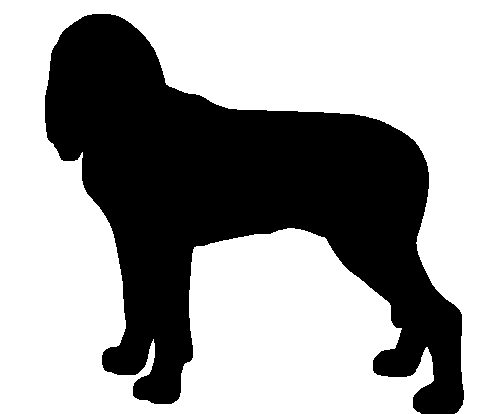
#> input picture BAZA/learning/_TRAIN/0.png, 500 x 414 px; its folder holds 4 pictures in this run
$ python fourier.py
#> lines starting #> are read from the running program, lines starting #| are printed output that depends on the picture; after the words box and inside, x2 and y2 are one past the last pixel; in counts of white or black regions, pixels touching at a corner belong together
import matplotlib
import matplotlib.pyplot as plt
import cv2
import skimage
from skimage import data
from skimage.color import rgb2gray,rgba2rgb
from skimage import io
import numpy as np
import matplotlib.image as im


def fourier_desc(img, size):
    img_fft = np.fft.fft2(img)
    spectrum = np.log(1 + np.abs(img_fft))
    # plt.imshow(spectrum, "gray")
    # plt.title("Spectrum")
    # plt.show()
    out = []
    for i in range(0, size):
        tmp = []
        for j in range(0, size):
            tmp.append(spectrum[i][j])
        out.append(tmp)
    return list(np.concatenate(out).flat)


def fit_fft(train, size):
    train_learned = []
    for i, item in enumerate(train):
        train_learned.append(fourier_desc(item, size))
    return train_learned


# [55 lines left out: functions classify_fft, enc_idx, find_nearest, score, not called in this run]


if __name__ == "__main__":
    # [4 lines of commented-out code are left out]
    sizes=[5, 10, 25, 50, 100]
    for s in sizes:
        train = []
        for i in range(0, 20):
        # for i in range(0, 50):
            p = "./BAZA/learning/_TRAIN/" + str(i) + ".png"
            # p = "./BAZA/learning/_TRAIN2/" + str(i) + ".png"
            img = cv2.imread(p, cv2.IMREAD_GRAYSCALE)
#> img: shape (414, 500); 63.6% white; 1 black region, box (x1, y1, x2, y2) and area: (45, 14, 464, 414) 75432
            train.append(img)

        clf = fit_fft(train, s)
#> in fit_fft, `train_learned = []`: train_learned = []
#> the loop in fit_fft, `for i, item in enumerate(train):` made 3 passes
#> pass 1, in fourier_desc, `spectrum = np.log(1 + np.abs(img_fft))`:
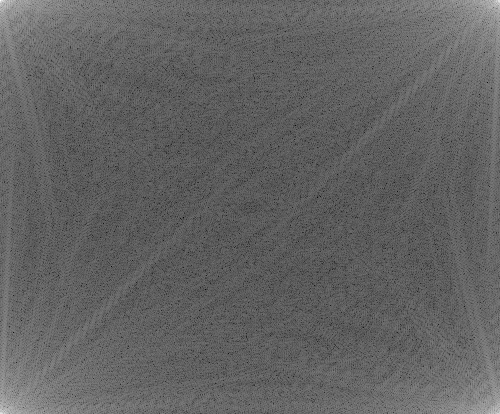
#> spectrum: shape (414, 500) float64; min 2.8, max 17.33, mean 8.45; drawn with min black and max white
#> pass 2, in fourier_desc (call 2), `spectrum = np.log(1 + np.abs(img_fft))`:
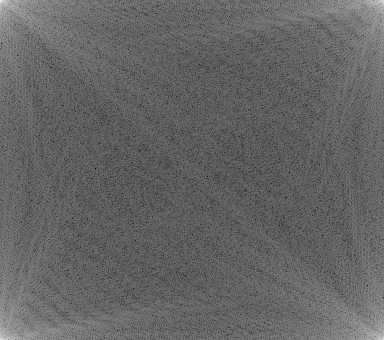
#> spectrum: shape (340, 384) float64; min 2.78, max 16.9, mean 8.38; drawn with min black and max white
#> (the run stopped early here; a loop or call above may not have finished)
